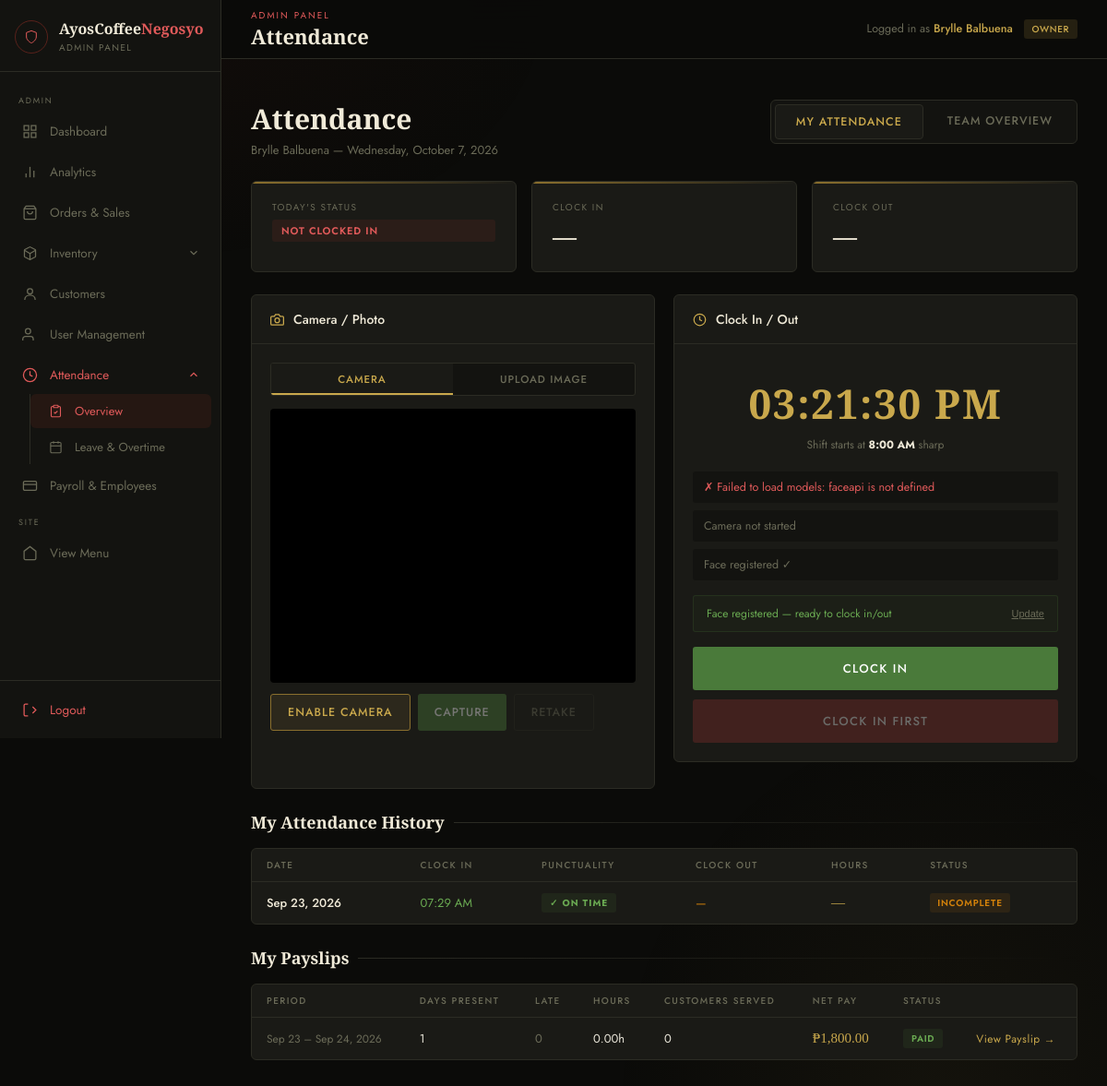
The app's page /admin/admin-attendance.php (signed in) with its own data.
### tables this page shows
CREATE TABLE `attendance` (
  `id` int(11) NOT NULL,
  `user_id` int(11) DEFAULT NULL,
  `admin_id` int(11) DEFAULT NULL,
  `type` enum('user','admin') NOT NULL DEFAULT 'user',
  `actor_role` varchar(20) DEFAULT NULL,
  `clock_in` datetime DEFAULT NULL,
  `clock_out` datetime DEFAULT NULL,
  `date` date NOT NULL,
  `photo_in` text DEFAULT NULL,
  `photo_out` text DEFAULT NULL,
  `status` varchar(20) DEFAULT 'present',
  `created_at` timestamp NOT NULL DEFAULT current_timestamp(),
  `punctuality` varchar(20) DEFAULT NULL,
  `minutes_late` int(11) DEFAULT 0,
  `override_by` varchar(100) DEFAULT NULL,
  `upload_mode` tinyint(1) DEFAULT 0,
  `shift_notes` text DEFAULT NULL,
  `customers_served` int(11) DEFAULT NULL
);

CREATE TABLE `payroll` (
  `id` int(11) NOT NULL,
  `employee_id` int(11) NOT NULL,
  `period_start` date NOT NULL,
  `period_end` date NOT NULL,
  `days_present` int(11) DEFAULT 0,
  `days_late` int(11) DEFAULT 0,
  `total_hours` decimal(7,2) DEFAULT 0.00,
  `total_customers_served` int(11) DEFAULT 0,
  `base_pay` decimal(10,2) DEFAULT 0.00,
  `deductions` decimal(10,2) DEFAULT 0.00,
  `bonuses` decimal(10,2) DEFAULT 0.00,
  `net_pay` decimal(10,2) DEFAULT 0.00,
  `status` enum('pending','approved','paid') NOT NULL DEFAULT 'pending',
  `generated_by` int(11) DEFAULT NULL,
  `created_at` timestamp NOT NULL DEFAULT current_timestamp(),
  `overtime_hours` decimal(6,2) DEFAULT 0.00,
  `overtime_pay` decimal(10,2) DEFAULT 0.00,
  `days_on_leave` int(11) DEFAULT 0,
  `received_at` timestamp NULL DEFAULT NULL
);

### admin/admin-attendance.php (the view, shortened to what the rows shown need)
<?php
include 'admin-config.php';
$adminId   = (int)($_SESSION['admin']['id'] ?? 0);
$adminRole = $_SESSION['admin']['role'] ?? 'staff';
$isOwner   = $adminRole === 'owner';
$canServeCustomers = in_array($adminRole, ['admin', 'staff'], true);
$conn->query("
    CREATE TABLE IF NOT EXISTS attendance (
        id INT AUTO_INCREMENT PRIMARY KEY,
        user_id INT DEFAULT NULL,
        admin_id INT DEFAULT NULL,
        type ENUM('user','admin') NOT NULL DEFAULT 'user',
        clock_in DATETIME DEFAULT NULL,
        clock_out DATETIME DEFAULT NULL,
        date DATE NOT NULL,
        photo_in TEXT DEFAULT NULL,
        photo_out TEXT DEFAULT NULL,
        status VARCHAR(20) DEFAULT 'present',
        punctuality VARCHAR(20) DEFAULT NULL,
        minutes_late INT DEFAULT 0,
        upload_mode TINYINT(1) DEFAULT 0,
        created_at TIMESTAMP DEFAULT CURRENT_TIMESTAMP
    )
");
$conn->query("ALTER TABLE attendance ADD COLUMN IF NOT EXISTS punctuality VARCHAR(20) DEFAULT NULL");
$conn->query("ALTER TABLE attendance ADD COLUMN IF NOT EXISTS minutes_late INT DEFAULT 0");
$conn->query("ALTER TABLE attendance ADD COLUMN IF NOT EXISTS upload_mode TINYINT(1) DEFAULT 0");
$conn->query("ALTER TABLE attendance ADD COLUMN IF NOT EXISTS actor_role VARCHAR(20) DEFAULT NULL");
$conn->query("ALTER TABLE attendance ADD COLUMN IF NOT EXISTS shift_notes TEXT DEFAULT NULL");
$conn->query("ALTER TABLE attendance ADD COLUMN IF NOT EXISTS customers_served INT DEFAULT 0");
$conn->query("
    CREATE TABLE IF NOT EXISTS face_descriptors (
        id INT AUTO_INCREMENT PRIMARY KEY,
        user_id INT DEFAULT NULL,
        admin_id INT DEFAULT NULL,
        type ENUM('user','admin') NOT NULL DEFAULT 'user',
        descriptor TEXT NOT NULL,
        created_at TIMESTAMP DEFAULT CURRENT_TIMESTAMP,
        updated_at TIMESTAMP DEFAULT CURRENT_TIMESTAMP ON UPDATE CURRENT_TIMESTAMP
    )
");
$history = $conn->query("
    SELECT * FROM attendance
    WHERE admin_id = $adminId AND type = 'admin'
    ORDER BY date DESC, clock_in DESC
    LIMIT 30
")->fetch_all(MYSQLI_ASSOC);
$myEmployee = $conn->query("SELECT id FROM employees WHERE admin_id = $adminId LIMIT 1")->fetch_assoc();
$myPayroll = [];
if ($myEmployee) {
    $myPayroll = $conn->query("
        SELECT * FROM payroll WHERE employee_id = " . (int)$myEmployee['id'] . "
        ORDER BY created_at DESC LIMIT 12
    ")->fetch_all(MYSQLI_ASSOC);
}
$activeTab   = ($_GET['tab'] ?? 'my') === 'team' && $isOwner ? 'team' : 'my';
?>
<!DOCTYPE html>
<html lang="en">
<head>
</head>
<body>
<div id="mainContent">
    <div class="page-body">
        <?php if ($activeTab === 'my'): ?>
        <div>
            <div class="table-card">
                <table>
                    <thead><tr><th>Date</th><th>Clock In</th><th>Punctuality</th><th>Clock Out</th><th>Hours</th><?php if ($canServeCustomers): ?><th>Served</th><?php endif; ?><th>Status</th></tr></thead>
                    <tbody>
                    <?php if (empty($history)): ?>
                        <tr class="empty-row"><td colspan="<?= $canServeCustomers ? 7 : 6 ?>">No attendance records yet.</td></tr>
                    <?php else: foreach ($history as $h):
                        $hoursStr='—';$badge='incomplete';
                        $punct=$h['punctuality']??null; $minsLate=(int)($h['minutes_late']??0);
                    ?><tr>
                        <td style="font-weight:500;color:var(--cream)"><?= date('M j, Y', strtotime($h['date'])) ?></td>
                        <td style="color:var(--green-lt)"><?= $h['clock_in'] ? date('h:i A',strtotime($h['clock_in'])) : '—' ?></td>
                        <td><?php if ($punct==='on_time'): ?><span class="punct-badge on-time">✓ On Time</span><?php elseif ($punct==='late'): ?><span class="punct-badge late">✗ Late +<?= $minsLate ?>min</span><?php else: ?><span class="punct-badge none">—</span><?php endif; ?></td>
                        <td style="color:var(--amber)"><?= $h['clock_out'] ? date('h:i A',strtotime($h['clock_out'])) : '—' ?></td>
                        <td style="font-family:'Cormorant Garamond',serif;font-size:15px;color:var(--gold)"><?= $hoursStr ?></td>
                        <td><span class="att-badge <?= $badge ?>"><?= $badge==='complete'?'Complete':'Incomplete' ?></span></td>
                    </tr><?php endforeach; endif; ?>
                    </tbody>
                </table>
            </div>
        </div>
        <?php if ($myEmployee): ?>
        <div>
            <div class="table-card">
                <table>
                    <thead><tr><th>Period</th><th>Days Present</th><th>Late</th><th>Hours</th><th>Customers Served</th><th>Net Pay</th><th>Status</th><th></th></tr></thead>
                    <tbody>
                    <?php if (empty($myPayroll)): ?>
                        <tr class="empty-row"><td colspan="8">No payslips yet. Once the owner generates payroll for you, it will show up here.</td></tr>
                    <?php else: foreach ($myPayroll as $p): ?>
                        <tr>
                            <td style="color:var(--muted);font-size:12px"><?= date('M j', strtotime($p['period_start'])) ?> – <?= date('M j, Y', strtotime($p['period_end'])) ?></td>
                            <td><?= $p['days_present'] ?></td>
                            <td style="color:<?= $p['days_late']>0?'#e05a5a':'var(--muted)' ?>"><?= $p['days_late'] ?></td>
                            <td><?= $p['total_hours'] ?>h</td>
                            <td><?= (int)$p['total_customers_served'] ?></td>
                            <td style="color:var(--gold);font-family:'Cormorant Garamond',serif;font-size:15px">₱<?= number_format($p['net_pay'],2) ?></td>
                            <td><span class="status-pill <?= $p['status'] ?>"><?= ucfirst($p['status']) ?></span></td>
                            <td><a class="payslip-link" href="payslip.php?id=<?= $p['id'] ?>">View Payslip →</a></td>
                        </tr>
                    <?php endforeach; endif; ?>
                    </tbody>
                </table>
            </div>
        </div>
        <?php endif; ?>
        <?php endif; ?>
    </div>
</div>
</body>
</html>

### records on screen
attendance: date "Sep 23, 2026", clock_in "07:29 AM", punctuality "✓ ON TIME", hoursStr "—"
payroll: period_start "Sep 23", period_end "Sep 24, 2026", days_present "1", days_late "0", total_hours "0.00", total_customers_served "0", net_pay "1,800.00", status "PAID"

### other values on screen
$usernameEsc "Brylle Balbuena"
$roleLabels[$adminRole] "OWNER"
